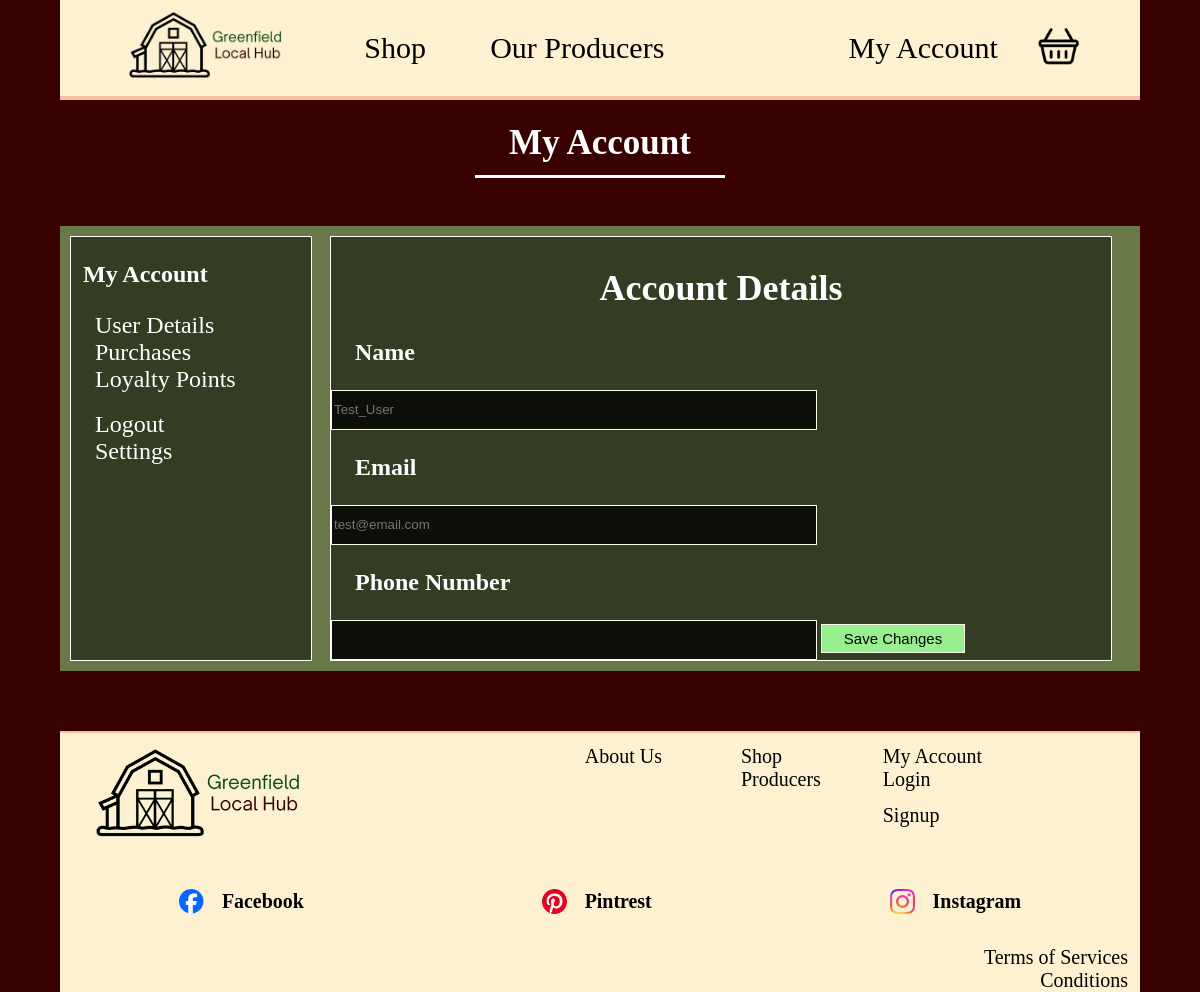
/account, run on an earlier commit of the app's database.
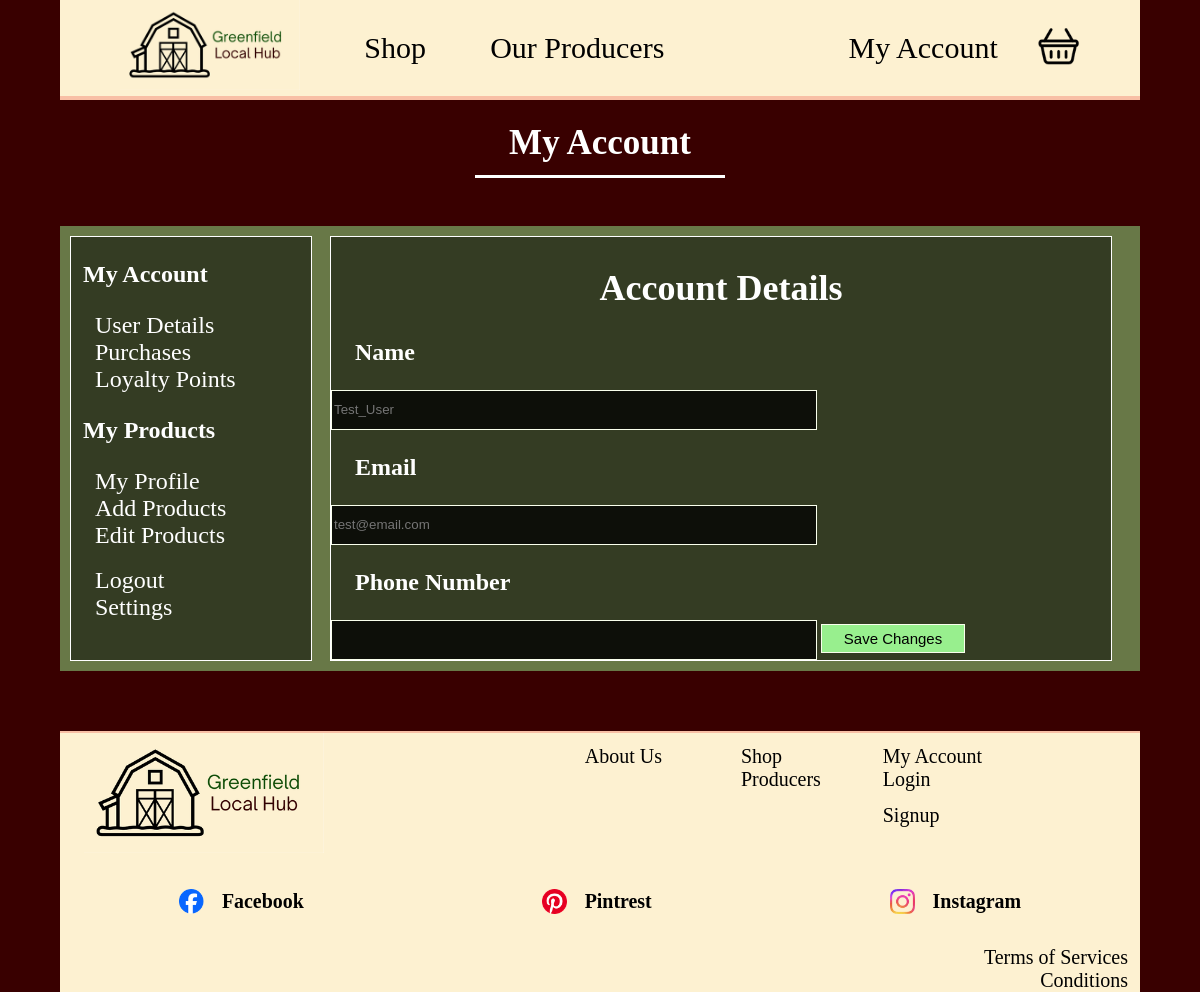
And on a later commit of the database.
### app.py (the view, shortened to what this page needs)
@login_required
@app.route("/account", methods=["GET", "POST"])
def account():
    conn = engine.connect()
    currentUserId = 1
    currentUserDetails = conn.execute(select([User]).where(User.c.Id == currentUserId)).fetchone()
    return render_template("account.html", currentUserDetails=currentUserDetails)

### templates/account.html (shortened to what this page needs)
<!DOCTYPE html>
<html lang="en">
<head>
    <link rel="stylesheet" href="{{url_for('static', filename='/css/account.css')}}" />
</head>
<body>
    {% extends "base.html" %}
    {% block content %}
    <h1 class="title"> My Account </h1>
    <div class="underline"></div>
    <div class="dashboard">
        <div class="sideNav">
            <div class="myAccount">
                <h3> My Account</h3>
                <a href="account"> User Details </a>
                <a href="wip"> Purchases </a>
                <a href="wip"> Loyalty Points </a>
            </div>
            {% if currentUserDetails[5] == True %}
            <div class="myProducts">
                <h3> My Products</h3>
                <a href="account_myProfile"> My Profile </a>
                <a href="account_addProducts"> Add Products </a>
                <a href="account_editProducts"> Edit Products</a>
            </div>
            {% endif %}
            <br>
            <a href="/logout"> Logout </a>
            <br>
            <div class="settings">
                <a href="wip"> Settings </a>
            </div>
        </div>
        <form method="POST" class="sideContainer">
            <h2> Account Details </h2>
                    <h3> Name </h3>
                    <input id="name" name="name" placeholder="{{currentUserDetails[1]}}">
                    <h3> Email </h3>
                    <input id="email" name="email" placeholder="{{currentUserDetails[2]}}">
                    <h3> Phone Number </h3>
                    <input id="phoneNumber" name="phoneNumber" placeholder="{{currentUserDetails[4]}}">
            <button class="button" type="submit"> Save Changes </button>
        </form>
    </div>
    {% endblock %}

What changed in the data, as far as the page shows it:
changed User "Test_User": ProducerVer False → True (drawn)
Also different on the page:
text now shown: "My Products My Profile Add Products Edit Products"
